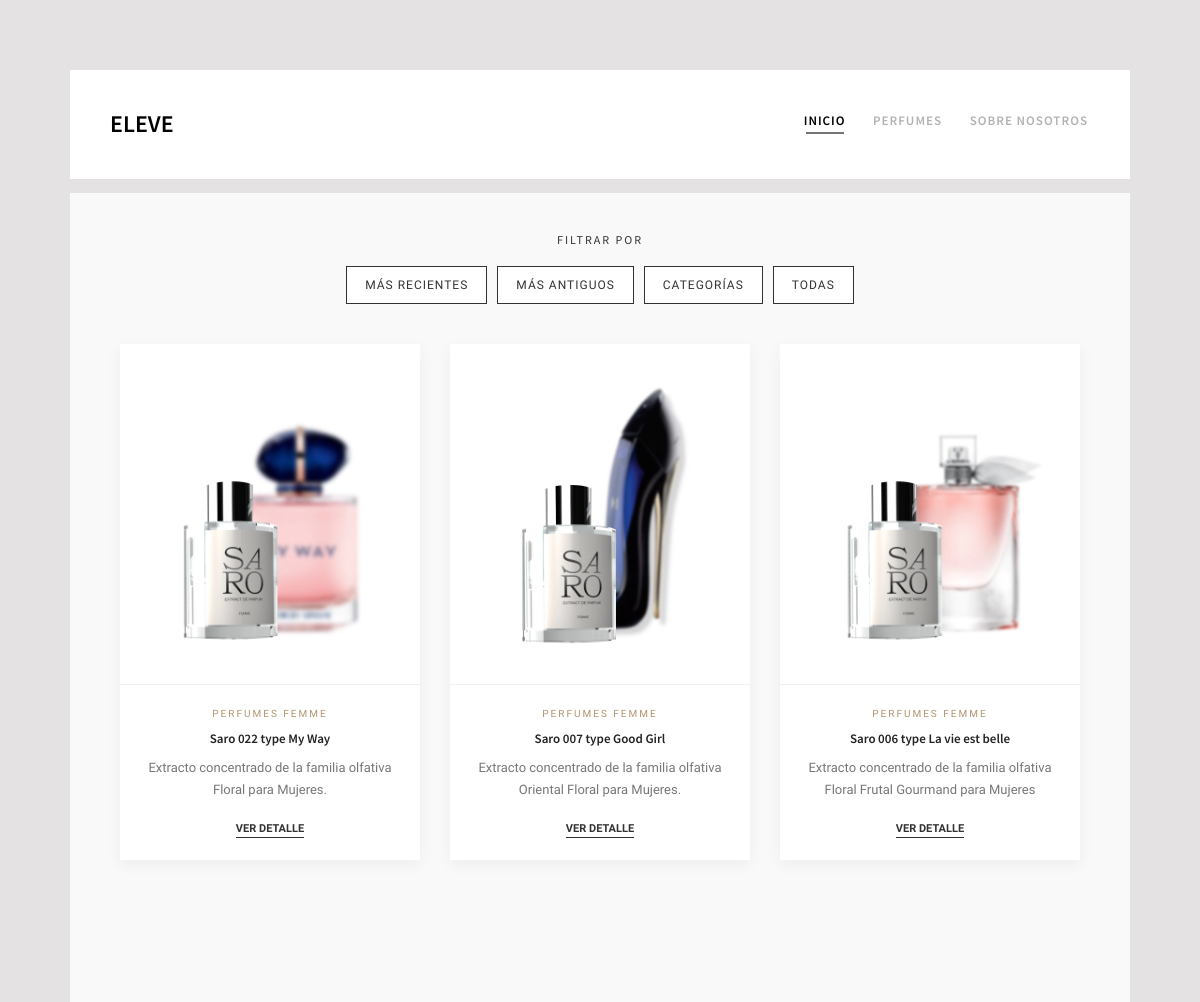
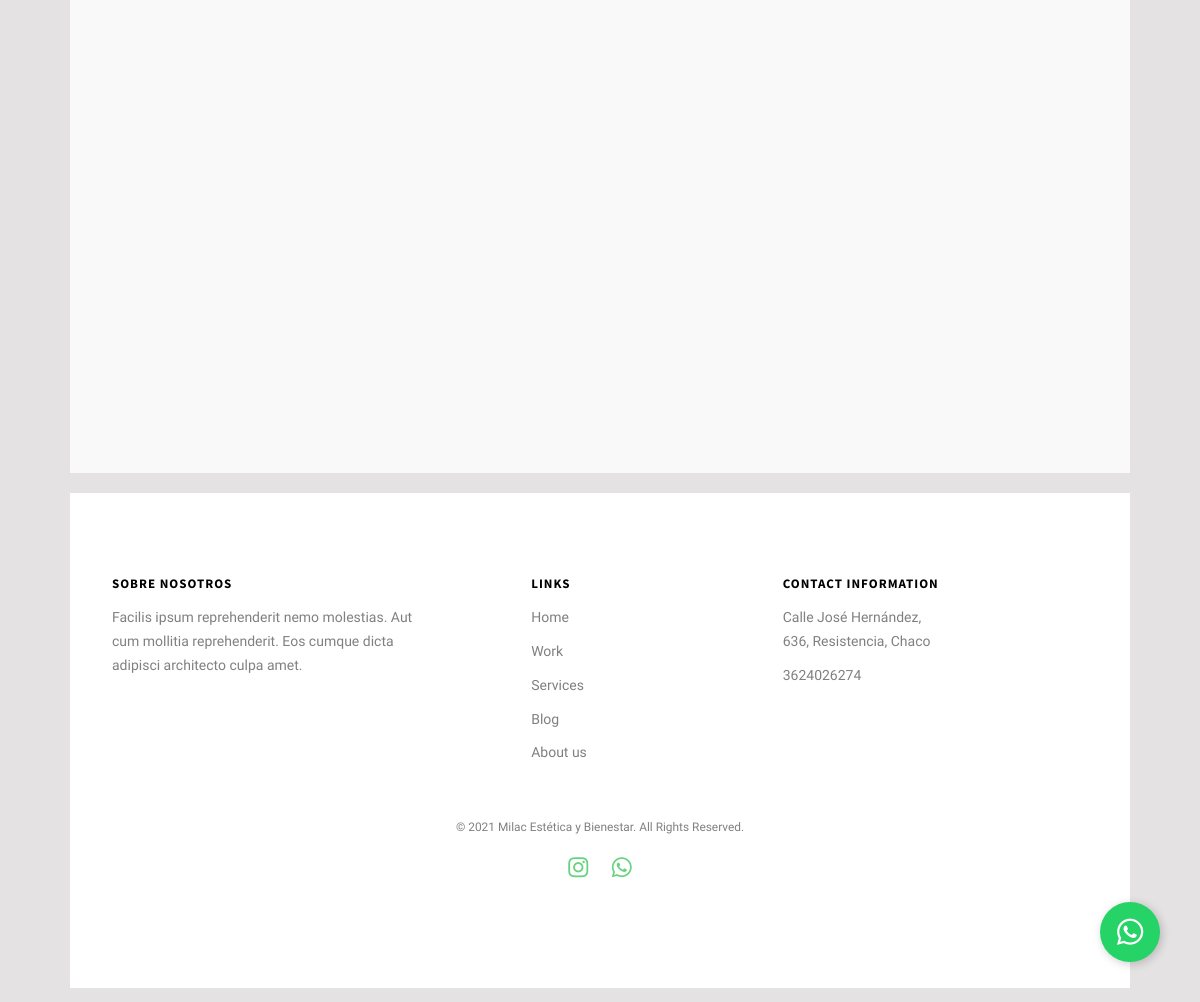
/posts/, run on the app's committed database (2 pictures, top to bottom).
### apps/posts/models.py (models this page shows, shortened)
class Post(models.Model):
   titulo = models.CharField(max_length=30, null=False)
   subtitulo = models.CharField(max_length=100, null=False, blank=True)
   fecha = models.DateTimeField(auto_now_add=True)
   texto = models.TextField(null=False)
   activo = models.BooleanField(default=True)
   categoria = models.ForeignKey(Categoria, on_delete=models.SET_NULL, null=True, default='Sin Categoria')
   imagen = models.ImageField(null=True, blank=True, upload_to='media', default='static/post_default.jpg')
   publicado = models.DateTimeField(default=timezone.now)
   class Meta:
      ordering=('-publicado',)

class Categoria(models.Model):
    nombre = models.CharField(max_length=30, null= False)
    def __str__(self):
     return self.nombre

### apps/posts/views.py (the view)
# urls.py: path('posts/', PostListView.as_view(), name= 'posts' ),
class PostListView(ListView):
    model = Post
    template_name = 'posts/posts.html'
    context_object_name = 'posts'
    def get_queryset(self):
        queryset = Post.objects.all()
        orden = self.request.GET.get('orden')
        if orden == 'categoria':
            queryset = queryset.order_by('categoria')
        elif orden == 'reciente':
            queryset = queryset.order_by('-fecha')
        elif orden == 'antiguo':
            queryset = queryset.order_by('fecha')
        elif orden == 'titulo':
            queryset = queryset.order_by('titulo')
        return queryset

### templates/posts/posts.html (shortened to what this page needs)
{% extends 'base.html' %}
{% load static %}
{% block content %}
<div class="container-wrap" style="background-color: #f9f9f9;"> <div id="fh5co-work" style="padding: 40px 0;">
        <div class="text-center" style="margin-bottom: 40px;">
            <h3 style="color: #333; text-transform: uppercase; letter-spacing: 2px; font-size: 1.2rem;">Filtrar por</h3>
            <div style="margin-top: 20px; display: flex; justify-content: center; gap: 10px; flex-wrap: wrap;">
                <a class="btn-filtro" href="{% url 'apps.posts:posts' %}?orden=reciente">Más Recientes</a>
                <a class="btn-filtro" href="{% url 'apps.posts:posts' %}?orden=antiguo">Más Antiguos</a>
                <a class="btn-filtro" href="{% url 'apps.posts:posts' %}?orden=categoria">Categorías</a>
                <a class="btn-filtro" href="{% url 'apps.posts:posts' %}">Todas</a>
            </div>
        </div>
        <div class="container-fluid" style="padding: 0 50px;">
            <div class="row">
                {% for i in posts %}
                    <div class="col-md-4 col-sm-6 animate-box" style="margin-bottom: 30px;">
                        <div class="card-perfume-wrapper">
                            <a href="{% url 'apps.posts:post_individual' i.id %}" class="work-link">
                                <div class="work-img" style="background-image: url('{{ i.imagen.url }}');"></div>
                                <div class="desc-luxury">
                                    <span class="cat-tag">{{ i.categoria }}</span>
                                    <h3>{{ i.titulo }}</h3>
                                    <p class="subtitle">{{ i.subtitulo }}</p>
                                    <span class="ver-mas">VER DETALLE</span>
                                </div>
                            </a>
                        </div>
                    </div>
                {% empty %}
                    <div class="col-12 text-center">
                        <h2 style="color: #999;">No hay perfumes disponibles por ahora.</h2>
                    </div>
                {% endfor %}
            </div>
        </div>
    </div>
</div>
{% endblock %}

### templates/base.html (shortened to what this page needs)
{% load static %}
<!DOCTYPE HTML>
<html lang="es-ar">
	<head>
	<link rel="stylesheet" href="https://cdnjs.cloudflare.com/ajax/libs/font-awesome/6.0.0/css/all.min.css">
	<link rel="stylesheet" href="{% static 'css/animate.css' %}">
	<link rel="stylesheet" href="{% static 'css/icomoon.css' %}">
	<link rel="stylesheet" href="{% static 'css/bootstrap.css' %}">
	<link rel="stylesheet" href="{% static 'css/magnific-popup.css' %}">
	<link rel="stylesheet" href="{% static 'css/flexslider.css' %}">
	<link rel="stylesheet" href="{% static 'css/style.css' %}">
	</head>
	<body style="background-color: #e4e2e2;">
	<div id="page">
	<nav class="fh5co-nav" role="navigation">
		<div class="container-wrap">
			<div class="top-menu">
				<div class="row">
					<div class="col-xs-2">
						<div id="fh5co-logo"><a href="{% url 'index' %}">ELEVE</a></div>
					</div>
					<div class="col-xs-10 text-right menu-1">
						<ul>
							<li class="active"><a href="{% url 'index' %}">Inicio</a></li>
							<li><a href="{% url 'apps.posts:posts' %}">Perfumes</a></li>
							<li><a href="{% url 'nosotras:nosotras' %}">Sobre Nosotros</a></li>
						</ul>
					</div>
				</div>
			</div>
		</div>
	</nav>
{% block content %}
{% endblock %}
<div class="container-wrap">
		<footer id="fh5co-footer" role="contentinfo">
			<div class="row">
				<div class="col-md-4 fh5co-widget">
					<h4>Sobre Nosotros</h4>
					<p>Facilis ipsum reprehenderit nemo molestias. Aut cum mollitia reprehenderit. Eos cumque dicta adipisci architecto culpa amet.</p>
				</div>
				<div class="col-md-4 col-md-push-1">
					<h4>Links</h4>
					<ul class="fh5co-footer-links">
						<li><a href="#">Home</a></li>
						<li><a href="#">Work</a></li>
						<li><a href="#">Services</a></li>
						<li><a href="#">Blog</a></li>
						<li><a href="#">About us</a></li>
					</ul>
				</div>
				<div class="col-md-4">
					<h4>Contact Information</h4>
					<ul class="fh5co-footer-links">
						<li>Calle José Hernández, <br> 636, Resistencia, Chaco</li>
						<li>3624026274</li>
					</ul>
				</div>
			</div>
			<div class="row copyright">
				<div class="col-md-12 text-center">
					<p>
						<small class="block">&copy; 2021 Milac Estética y Bienestar. All Rights Reserved.</small>
					</p>
					<p>
    <ul class="fh5co-social-icons">
        <li>
            <a href="https://www.instagram.com/milac.esteticaybienestar/" target="_blank">
                <i class="icon-instagram"></i>
            </a>
        </li>
        <li>
            <a href="https://wa.me/5493624026274?text=Hola!%20Quisiera%20consultar%20por%20un%20turno%20en%20Milac%20Estética" target="_blank">
                <i class="icon-whatsapp"></i>
            </a>
        </li>
    </ul>
</p>
				</div>
			</div>
		</footer>
	</div>
	</div>
		<a href="https://wa.me/5493624026274?text=Hola!%20Vi%20tu%20página%20y%20querría%20consultar..."
   			class="whatsapp-float"
  			 target="_blank">
    			<i class="fab fa-whatsapp my-float"></i>
		</a>
	</body>
</html>

### data on the page
Post: imagen (picture), categoria "PERFUMES FEMME", titulo "Saro 022 type My Way", subtitulo "Extracto concentrado de la familia olfativa Floral para Mujeres."
Post: imagen (picture), categoria "PERFUMES FEMME", titulo "Saro 007 type Good Girl", subtitulo "Extracto concentrado de la familia olfativa Oriental Floral para Mujeres."
Post: imagen (picture), categoria "PERFUMES FEMME", titulo "Saro 006 type La vie est belle", subtitulo "Extracto concentrado de la familia olfativa Floral Frutal Gourmand para Mujeres"
